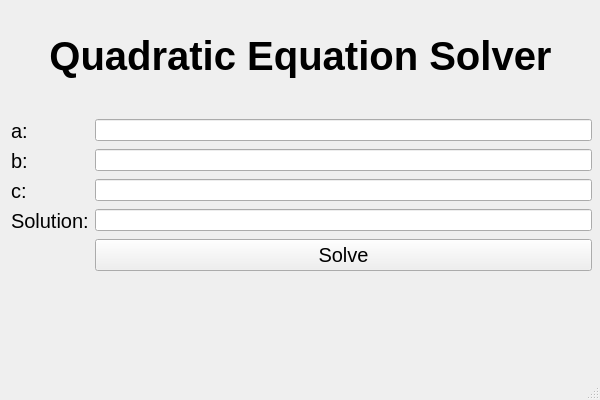
<?xml version="1.0" encoding="UTF-8"?>
<ui version="4.0">
 <class>MainWindow</class>
 <widget class="QMainWindow" name="MainWindow">
  <property name="geometry">
   <rect>
    <x>0</x>
    <y>0</y>
    <width>600</width>
    <height>400</height>
   </rect>
  </property>
  <property name="minimumSize">
   <size>
    <width>600</width>
    <height>400</height>
   </size>
  </property>
  <property name="maximumSize">
   <size>
    <width>600</width>
    <height>400</height>
   </size>
  </property>
  <property name="windowTitle">
   <string>MainWindow</string>
  </property>
  <widget class="QWidget" name="centralwidget">
   <widget class="QWidget" name="formLayoutWidget">
    <property name="geometry">
     <rect>
      <x>11</x>
      <y>119</y>
      <width>581</width>
      <height>189</height>
     </rect>
    </property>
    <layout class="QFormLayout" name="formLayout">
     <item row="0" column="0">
      <widget class="QLabel" name="aLabel">
       <property name="font">
        <font>
         <pointsize>15</pointsize>
        </font>
       </property>
       <property name="text">
        <string>a:</string>
       </property>
      </widget>
     </item>
     <item row="0" column="1">
      <widget class="QLineEdit" name="aLineEdit"/>
     </item>
     <item row="1" column="0">
      <widget class="QLabel" name="bLabel">
       <property name="font">
        <font>
         <pointsize>15</pointsize>
        </font>
       </property>
       <property name="text">
        <string>b:</string>
       </property>
      </widget>
     </item>
     <item row="1" column="1">
      <widget class="QLineEdit" name="bLineEdit"/>
     </item>
     <item row="2" column="0">
      <widget class="QLabel" name="cLabel">
       <property name="font">
        <font>
         <pointsize>15</pointsize>
        </font>
       </property>
       <property name="text">
        <string>c:</string>
       </property>
      </widget>
     </item>
     <item row="2" column="1">
      <widget class="QLineEdit" name="cLineEdit"/>
     </item>
     <item row="3" column="0">
      <widget class="QLabel" name="solutionLabel">
       <property name="font">
        <font>
         <pointsize>15</pointsize>
        </font>
       </property>
       <property name="text">
        <string>Solution:</string>
       </property>
      </widget>
     </item>
     <item row="3" column="1">
      <widget class="QLineEdit" name="solutionLineEdit"/>
     </item>
     <item row="4" column="1">
      <widget class="QPushButton" name="pushButton">
       <property name="font">
        <font>
         <pointsize>15</pointsize>
        </font>
       </property>
       <property name="text">
        <string>Solve</string>
       </property>
      </widget>
     </item>
    </layout>
   </widget>
   <widget class="QLabel" name="label">
    <property name="geometry">
     <rect>
      <x>10</x>
      <y>30</y>
      <width>581</width>
      <height>51</height>
     </rect>
    </property>
    <property name="font">
     <font>
      <pointsize>30</pointsize>
      <weight>75</weight>
      <bold>true</bold>
     </font>
    </property>
    <property name="text">
     <string>Quadratic Equation Solver</string>
    </property>
    <property name="alignment">
     <set>Qt::AlignCenter</set>
    </property>
   </widget>
  </widget>
  <widget class="QMenuBar" name="menubar">
   <property name="geometry">
    <rect>
     <x>0</x>
     <y>0</y>
     <width>600</width>
     <height>22</height>
    </rect>
   </property>
  </widget>
  <widget class="QStatusBar" name="statusbar"/>
 </widget>
 <resources/>
 <connections/>
</ui>
